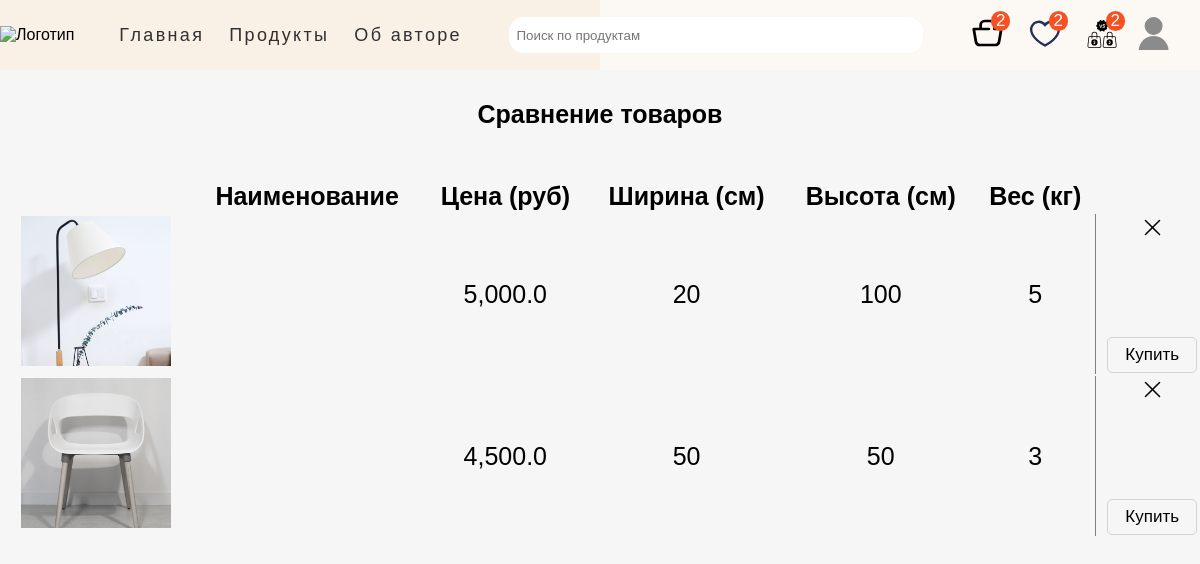
The page /compare/ (signed in) on the database its author committed.
### main_page/models.py (models this page shows, shortened)
class Menu(models.Model):
    title = models.CharField(max_length=50)
    url = models.CharField(max_length=100)
    class Meta:
        verbose_name = 'Меню'
        verbose_name_plural = 'Меню'

class Product(models.Model):
    category = models.ForeignKey(Category, on_delete=models.CASCADE, null=True,
                                 verbose_name='Категория')
    name = models.CharField(max_length=50, db_index=True, verbose_name='Наименование', null=True)
    slug = models.SlugField(max_length=100, db_index=True, null=True, verbose_name='Слаг')
    description = models.TextField(max_length=350, verbose_name='Описание', null=True)
    img = models.ImageField(upload_to='main_page/images', verbose_name='Изображение', null=True)
    width = models.CharField(max_length=10, verbose_name='Ширина (см)', null=True)
    height = models.CharField(max_length=10, verbose_name='Высота (см)', null=True)
    weight = models.CharField(max_length=10, verbose_name='Вес (кг)', null=True)
    price = models.FloatField(max_length=6, verbose_name='Цена (руб)', null=True)
    discount_price = models.CharField(max_length=10, null=True, verbose_name='Цена со скидкой')
    start_date = models.DateTimeField(null=True, blank=True, verbose_name='Дата старта распродажи')
    end_date = models.DateTimeField(null=True, blank=True, verbose_name='Дата окончания распродажи')
    availability_status = models.ForeignKey(ProductAvailability, on_delete=models.CASCADE, null=True, verbose_name='Наличие')
    vote_total = models.IntegerField(default=0, null=True, blank=True)
    vote_ratio = models.IntegerField(default=0, null=True, blank=True)
    created = models.DateTimeField(auto_now_add=True, null=True)
    updated = models.DateTimeField(auto_now=True, null=True)
    cart_prods = models.ForeignKey(ShoppingCart, on_delete=models.CASCADE, null=True)
    class Meta:
        ordering = ('name', '-vote_ratio', '-vote_total')
        index_together = ('id', 'slug',)
        verbose_name = 'Товар'
        verbose_name_plural = 'Товары'

### prod_comparison/views.py (the view)
# urls.py: path('', views.get_compare_products, name='all_compare'),
@login_required
def get_compare_products(request):
    menu = Menu.objects.all()
    cart_prods_counter = request.user.shoppingcart_set.all()
    favourite_prods_counter = request.user.favourite_set.all()
    compare_prods_counter = request.user.compare_set.all()
    compare_items = request.user.compare_set.all()
    compare_items = [item.product for item in compare_items]
    return render(request, 'prod_compare/compare_prod.html', {
        'compare_items': compare_items,
        'menu': menu,
        'cart_prods_counter': cart_prods_counter,
        'favourite_prods_counter': favourite_prods_counter,
        'compare_prods_counter': compare_prods_counter,
    })

### templates/prod_compare/compare_prod.html
{% extends 'main_page/base.html' %}
{% load static %}
{% block css %}
    <link rel="stylesheet" href="{% static 'css/compare.css' %}">
{% endblock %}
{% block content %}
    <h1 class="compare-app__title">Сравнение товаров</h1>
    <section class="container">
        <table class="compare-product-table">
            <thead>
                <tr class="row-titles">
                    <th class="product-thumbnail">&nbsp;</th>
                    <th class="product-name">Наименование</th>
                    <th class="product-price">Цена (руб)</th>
                    <th class="product-width">Ширина (см)</th>
                    <th class="product-height">Высота (см)</th>
                    <th class="product-weight">Вес (кг)</th>
                    <th class="product-remove"></th>
                </tr>
            </thead>
            <tbody>
                {% if compare_items %}
                    {% for spec in compare_items %}
                        <tr class="table-row">
                            <td><img src="{{ spec.img.url }}" height="150" width="150" alt="Товар"></td>
                            <td><p>{{ spec.product }}</p></td>
                            <td><p>{{ spec.price }}</p></td>
                            <td><p>{{ spec.width }}</p></td>
                            <td><p>{{ spec.height }}</p></td>
                            <td><p>{{ spec.weight }}</p></td>
                            <td class="product-action-section">
                                <div class="product-action">
                                    <a class="remove-prod" href="{% url 'compare:remove_item' spec.id %}">
                                        <img src="{% static 'shopping_cart/remove-icon.svg' %}" width="25px" height="25px"
                                             alt="Удалить товар">
                                    </a>
                                    <a class="buy-prod" href="{% url 'cart:add_item' spec.id %}">Купить</a>
                                </div>
                            </td>
                        </tr>
                    {% endfor %}
                {% endif %}
            </tbody>
        </table>
    </section>
{% endblock %}

### templates/main_page/base.html (shortened to what this page needs)
<!DOCTYPE html>
{% load static %}
<html lang="en">
<head>
    <link rel="stylesheet" href="{% static 'css/base.css' %}">
    <link rel="stylesheet" href="{% static 'fonts/Gilroy-Medium.woff' %}">
    {% block css %} {% endblock %}
</head>
<body>
    <header class="page-header">
        <div class="page-header__wrapper container">
            <nav class="site-nav page-header__site-nav">
                <div class="page-header__logo">
                    <a href="{% url 'home_page' %}">
                        <img src="{% static 'main_page/funiro-logo.svg' %}" alt="Логотип">
                    </a>
                </div>
                <ul class="site-nav__list">
                    {% for item in menu %}
                        <li class="site-nav__item"><a href="{{ item.url }}">{{ item.title }}</a></li>
                    {% endfor %}
                </ul>
            </nav>
            <div class="site-nav__search-block">
                <form action="{% url 'main_page:index' %}" method="get">
                    <div class="form_field">
                        <input class="search-bar" id="formInput#search" type="text" name="search_query"
                               value="{{ search_query }}" placeholder="Поиск по продуктам"/>
                    </div>
                </form>
            </div>
            <div class="user-nav__user-block">
                {% if user.is_authenticated %}
                    <div class="user-nav__shop_block">
                        <span class="cart-counter">{{ cart_prods_counter.count }}</span>
                        <span class="favourite-counter">{{ favourite_prods_counter.count }}</span>
                        <span class="compare-counter">{{ compare_prods_counter.count }}</span>
                        <a href="{% url 'cart:cart' %}"><img src="{% static 'main_page/shop_cart.svg' %}"
                                                             height="32" width="33" alt="Корзина товаров">
                        </a>
                        <a href="{% url 'favourites:all_products' %}"><img src="{% static 'main_page/favourites-icon.svg' %}"
                                                                           width="32" height="33" alt="Избранное">
                        </a>
                        <a href="{% url 'compare:all_compare' %}"><img src="{% static 'main_page/compare.svg' %}"
                                                                       width="32" height="33" alt="Избранное">
                        </a>
                    </div>
                    <div class="user-nav__profile">
                        <a class="user-nav__logo" id="user-icon" href="{% url 'main_page:index' %}">
                            <img src="{% static 'main_page/user_logo.svg' %}"
                                 width="32" height="33" alt="Пользователь">
                        </a>
                    </div>
                {% else %}
                    <ul class="user-nav__user-auth">
                        <li><a href="{% url 'signup' %}">Зарегистрироваться</a></li>
                        <li><a href="{% url 'login' %}">Войти</a></li>
                    </ul>
                {% endif %}
            </div>
        </div>
    </header>
{% block content %}{% endblock %}
</body>
</html>

### main_page/static/css/base.css (style rules this page uses)
html, body { height: 100%; }
body { padding: 0; margin: 0; font-family: 'Gilroy Medium', 'Arial', sans-serif; background-color: #ffffff; }
.page-header { left: 0; background-image: url("../main_page/main-back-2.png"), url("../main_page/main-back-1.png"); background-size: 50% 100%, 50% 100%; background-repeat: no-repeat, no-repeat; background-position: left, right; }
h1, h2, h3, p { margin: 0; padding: 0; }
.container { max-width: 1240px; min-width: 320px; margin: 0 auto; box-sizing: border-box }
a { text-decoration: none; color: black; cursor: pointer; }
.page-header { position: sticky; top: 0; z-index: 100; }
ul { margin: 0; padding: 0; }
.page-header { background-color: lightgray; }
.page-header__wrapper { display: flex; flex-wrap: wrap; justify-content: space-between; align-items: center; height: 70px; }
.page-header__site-nav { display: flex; align-items: center; }
.site-nav__list { display: flex; margin-left: 20px; list-style: none; }
.site-nav__search-block { position: relative; }
.site-nav__search-block input { width: 400px; height: 30px; border-radius: 15px; padding: 3px 7px 3px 7px; border: none; }
.site-nav__item, .user-nav__logo { margin: 15px 0 15px 0; padding-left: 25px; }
.site-nav__item a { font-size: 18px; line-height: 19px; color: #303032; letter-spacing: .13em; }
.user-nav__user-block { display: flex; align-items: center; }
.user-nav__logo { margin: 0; padding: 0; }
.user-nav__profile { display: flex; justify-content: center; flex-direction: column; align-items: center; margin-right: 30px; }
.user-nav__profile { position: relative; display: block; }
.user-nav__shop_block { display: flex; position: relative; margin-right: 20px; }
.user-nav__shop_block a:not(:last-child) { margin-right: 25px; }
.user-nav__shop_block span { position: absolute; text-transform: uppercase; font-size: 17px; padding: 0 5px 0 5px; border-radius: 100%; color: white; background-color: #f55123; }
.cart-counter { top: -6px; left: 20px; }
.favourite-counter { top: -6px; right:50px; }
.compare-counter { top: -6px; right: -7px; }

### prod_comparison/static/css/compare.css (style rules this page uses)
body { padding: 0; margin: 0; background-color: #f6f6f6; }
a { text-decoration: none; color: black; cursor: pointer; }
section { padding: 20px 0 20px 0; font-size: 25px; }
.compare-app__title { text-align: center; font-size: 25px; padding: 30px 0 30px 0; }
.compare-product-table { width: 100%; text-align: center; }
.compare-product-table tbody tr { border-bottom: 1px dashed black; }
.product-action-section { border-left: 1px solid rgb(128, 128, 128); }
.product-action { display: flex; flex-direction: column; justify-content: space-between; height: 158px; padding-left: 10px; }
.buy-prod { font-size: 17px; border-radius: 5px; border: 1px solid lightgray; padding: 7px; }

### rows shown on the page
Menu: title "Главная"
Menu: title "Продукты"
Menu: title "Об авторе"
Product: img (picture), price "5,000.0", width "20", height "100", weight "5"
Product: img (picture), price "4,500.0", width "50", height "50", weight "3"

### other values the page prints
{{ cart_prods_counter.count }} "2"
{{ favourite_prods_counter.count }} "2"
{{ compare_prods_counter.count }} "2"
